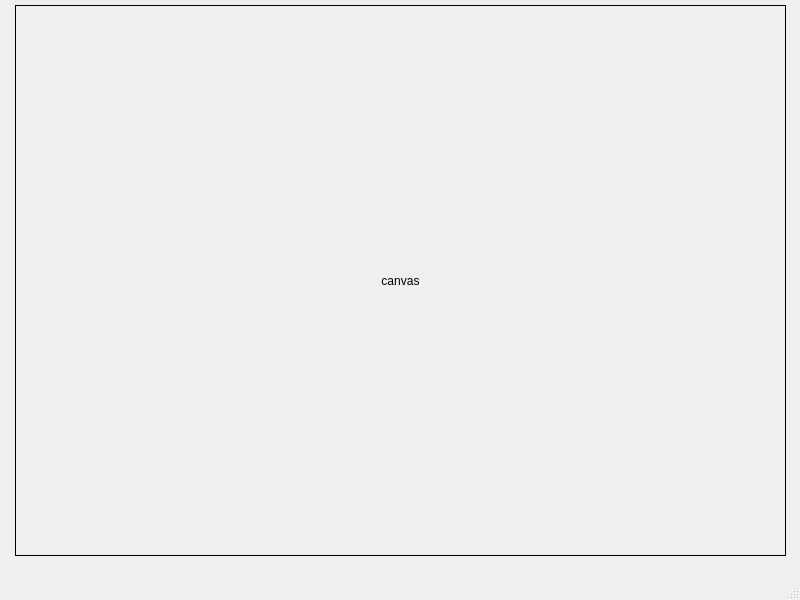
<?xml version="1.0" encoding="UTF-8"?>
<ui version="4.0">
 <class>MainWindow</class>
 <widget class="QMainWindow" name="MainWindow">
  <property name="geometry">
   <rect>
    <x>0</x>
    <y>0</y>
    <width>800</width>
    <height>600</height>
   </rect>
  </property>
  <property name="windowTitle">
   <string>MainWindow</string>
  </property>
  <widget class="QWidget" name="centralwidget">
   <widget class="QLabel" name="canvas">
    <property name="geometry">
     <rect>
      <x>15</x>
      <y>5</y>
      <width>771</width>
      <height>551</height>
     </rect>
    </property>
    <property name="frameShape">
     <enum>QFrame::Shape::Box</enum>
    </property>
    <property name="text">
     <string>canvas</string>
    </property>
    <property name="alignment">
     <set>Qt::AlignmentFlag::AlignCenter</set>
    </property>
   </widget>
  </widget>
  <widget class="QMenuBar" name="menubar">
   <property name="geometry">
    <rect>
     <x>0</x>
     <y>0</y>
     <width>800</width>
     <height>21</height>
    </rect>
   </property>
  </widget>
  <widget class="QStatusBar" name="statusbar"/>
 </widget>
 <resources/>
 <connections/>
</ui>
